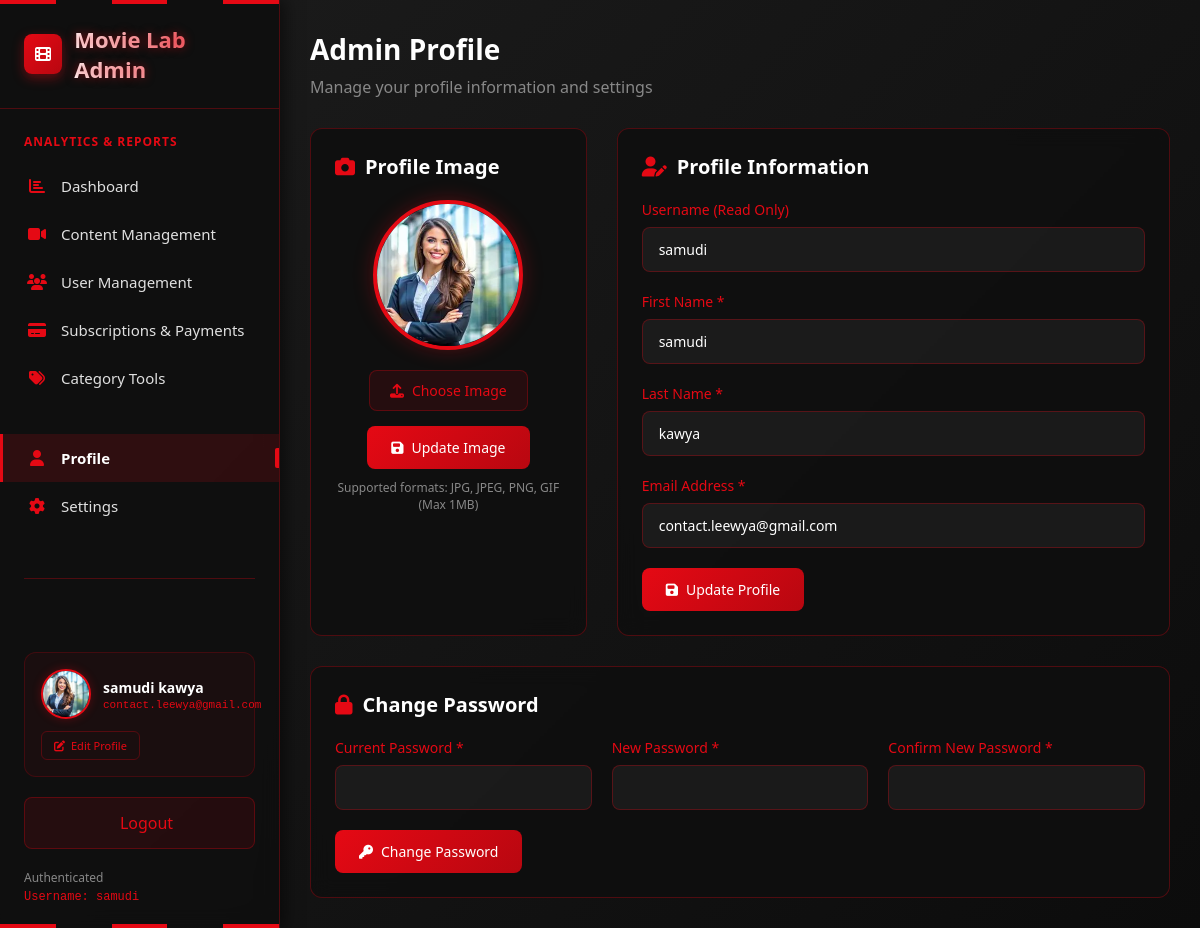
Screenshot of /Admin/pages/profile.php (signed in) with the database file from the repository.
### tables this page shows
CREATE TABLE `users` (
  `user_id` int(11) NOT NULL,
  `username` varchar(50) NOT NULL,
  `email` varchar(100) NOT NULL,
  `password_hash` varchar(255) NOT NULL,
  `first_name` varchar(50) NOT NULL,
  `last_name` varchar(50) NOT NULL,
  `birthday` date NOT NULL,
  `country` varchar(100) NOT NULL,
  `profile_image` varchar(255) DEFAULT NULL,
  `status` varchar(15) NOT NULL,
  `user_type` enum('normal','premium','admin') DEFAULT 'normal',
  `is_active` tinyint(1) DEFAULT 1,
  `email_verified` tinyint(1) DEFAULT 0,
  `created_at` timestamp NOT NULL DEFAULT current_timestamp(),
  `updated_at` timestamp NOT NULL DEFAULT current_timestamp() ON UPDATE current_timestamp(),
  `last_login` timestamp NULL DEFAULT NULL
);

### Admin/pages/profile.php (the view, shortened to what this page needs)
<?php
include '../include/header.php';
include '../include/connection.php';
$admin_data = [
    'user_id' => '',
    'username' => $_SESSION['admin_username'] ?? 'Admin',
    'first_name' => 'Admin',
    'last_name' => 'User',
    'email' => 'admin@movielab.com',
    'profile_image' => ''
];
$admin_id = null;
if (isset($_SESSION['admin_id'])) {
    $admin_id = $_SESSION['admin_id'];
}
if ($admin_id) {
    try {
        $stmt = $pdo->prepare("SELECT user_id, username, first_name, last_name, email, profile_image FROM users WHERE user_id = ?");
        $stmt->execute([$admin_id]);
        $user = $stmt->fetch();
        if ($user) {
            $admin_data = [
                'user_id' => $user['user_id'],
                'username' => $user['username'],
                'first_name' => $user['first_name'],
                'last_name' => $user['last_name'],
                'email' => $user['email'],
                'profile_image' => $user['profile_image']
            ];
        }
    } catch (PDOException $e) {
        error_log("Profile data fetch error: " . $e->getMessage());
    }
}
?>
<div class="main-content">
    <div class="profile-container">
        <div class="page-header">
            <h1 class="page-title">Admin Profile</h1>
            <p class="page-subtitle">Manage your profile information and settings</p>
        </div>
        <div class="profile-grid">
            <div class="profile-card">
                <h2 class="card-title">
                    <i class="fas fa-camera"></i>
                    Profile Image
                </h2>
                <div class="profile-image-section">
                    <div class="current-image-container">
                        <?php if (!empty($admin_data['profile_image']) && file_exists('../../uploads/profile_images/' . $admin_data['profile_image'])): ?>
                            <img src="../../uploads/profile_images/<?= htmlspecialchars($admin_data['profile_image']) ?>" alt="Profile Image" class="current-profile-image" id="currentImage">
                        <?php else: ?>
                            <div class="profile-image-placeholder-large" id="imagePlaceholder">
                                <i class="fas fa-user"></i>
                            </div>
                        <?php endif; ?>
                    </div>
                    <div class="upload-section">
                        <form method="POST" enctype="multipart/form-data">
                            <div class="file-input-wrapper">
                                <label for="profileImageInput" class="file-input-label">
                                    <i class="fas fa-upload"></i>
                                    Choose Image
                                </label>
                            </div>
                            <br>
                            <button type="submit" class="btn btn-primary">
                                <i class="fas fa-save"></i>
                                Update Image
                            </button>
                        </form>
                        <p style="font-size: 12px; color: #888; margin-top: 10px;">
                            Supported formats: JPG, JPEG, PNG, GIF (Max 1MB)
                        </p>
                    </div>
                </div>
            </div>
            <div class="profile-card">
                <h2 class="card-title">
                    <i class="fas fa-user-edit"></i>
                    Profile Information
                </h2>
                <form method="POST">
                    <div class="form-group">
                        <label class="form-label">Username (Read Only)</label>
                        <input type="text" name="username" class="form-input"
                        value="<?php echo htmlspecialchars($admin_data['username']); ?>" readonly>
                    </div>
                    <div class="form-group">
                        <label class="form-label">First Name *</label>
                        <input type="text" name="first_name" class="form-input" value="<?php echo htmlspecialchars($admin_data['first_name']); ?>" required>
                    </div>
                     <div class="form-group">
                        <label class="form-label">Last Name *</label>
                        <input type="text" name="last_name" class="form-input" value="<?php echo htmlspecialchars($admin_data['last_name']); ?>" required>
                    </div>
                    <div class="form-group">
                        <label class="form-label">Email Address *</label>
                        <input type="email" name="email" class="form-input" value="<?php echo htmlspecialchars($admin_data['email']); ?>" required>
                    </div>
                    <button type="submit" class="btn btn-primary">
                        <i class="fas fa-save"></i>
                        Update Profile
                    </button>
                </form>
            </div>
        </div>
        <div class="profile-card">
            <h2 class="card-title">
                <i class="fas fa-lock"></i>
                Change Password
            </h2>
            <form method="POST">
                <div style="display: grid; grid-template-columns: repeat(auto-fit, minmax(250px, 1fr)); gap: 20px;">
                    <div class="form-group">
                        <label class="form-label">Current Password *</label>
                        <input type="password" name="current_password" class="form-input" required>
                    </div>
                    <div class="form-group">
                        <label class="form-label">New Password *</label>
                        <input type="password" name="new_password" class="form-input" required>
                    </div>
                    <div class="form-group">
                        <label class="form-label">Confirm New Password *</label>
                        <input type="password" name="confirm_password" class="form-input" required>
                    </div>
                </div>
                <button type="submit" class="btn btn-primary">
                    <i class="fas fa-key"></i>
                    Change Password
                </button>
            </form>
        </div>
    </div>
</div>

### Admin/include/header.php (style rules this page uses)
* { margin: 0; padding: 0; box-sizing: border-box; font-family: 'Segoe UI', Tahoma, Geneva, Verdana, sans-serif; }
body { display: flex; min-height: 100vh; background: linear-gradient(135deg, #1a1a1a 0%, #0c0c0c 100%); color: #fff; }

### Admin/pages/profile.php (style rules this page uses)
.main-content { flex: 1; padding: 30px; background: linear-gradient(135deg, #1a1a1a 0%, #0c0c0c 100%); min-height: 100vh; overflow-y: auto; }
.profile-container { max-width: 1000px; margin: 0 auto; }
.page-header { margin-bottom: 30px; }
.page-title { font-size: 28px; font-weight: 700; color: #fff; margin-bottom: 8px; }
.page-subtitle { color: #888; font-size: 16px; }
.profile-grid { display: grid; grid-template-columns: 1fr 2fr; gap: 30px; margin-bottom: 30px; }
.profile-card { background: rgba(15, 15, 15, 0.95); border: 1px solid rgba(229, 9, 20, 0.3); border-radius: 12px; padding: 24px; backdrop-filter: blur(10px); }
.card-title { font-size: 20px; font-weight: 600; color: #fff; margin-bottom: 20px; display: flex; align-items: center; gap: 10px; }
.card-title i { color: #E50914; }
.profile-image-section { text-align: center; }
.current-image-container { margin-bottom: 20px; }
.current-profile-image { width: 150px; height: 150px; border-radius: 50%; object-fit: cover; border: 4px solid #E50914; box-shadow: 0 0 20px rgba(229, 9, 20, 0.3); margin: 0 auto; display: block; }
.upload-section { margin-top: 20px; }
.file-input-wrapper { position: relative; display: inline-block; margin-bottom: 15px; }
.file-input-label { display: inline-flex; align-items: center; gap: 8px; padding: 10px 20px; background: rgba(229, 9, 20, 0.1); border: 1px solid rgba(229, 9, 20, 0.3); border-radius: 8px; color: #E50914; cursor: pointer; transition: all 0.3s ease; font-size: 14px; }
.form-group { margin-bottom: 20px; }
.form-label { display: block; font-size: 14px; font-weight: 500; color: #E50914; margin-bottom: 8px; }
.form-input, .form-textarea { width: 100%; padding: 12px 16px; background: rgba(255, 255, 255, 0.05); border: 1px solid rgba(229, 9, 20, 0.3); border-radius: 8px; color: #fff; font-size: 14px; transition: all 0.3s ease; }
.btn { padding: 12px 24px; border: none; border-radius: 8px; font-size: 14px; font-weight: 500; cursor: pointer; transition: all 0.3s ease; display: inline-flex; align-items: center; gap: 8px; text-decoration: none; }
.btn-primary { background: linear-gradient(135deg, #E50914 0%, #B80710 100%); color: white; }

### rows the page displays
users: profile_image (picture), username "samudi", first_name "samudi", last_name "kawya", email "contact.leewya@gmail.com"

### other values shown
$admin_full_name "samudi kawya"
$admin_email "contact.leewya@gmail.com"
$_SESSION['admin_username'] "samudi"
